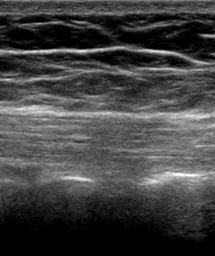
#> input picture code/ultrasound_image/k-means/5.jpg, 215 x 256 px, shrunk from 536 x 637 before the run
$ python k-means01.py
#> lines starting #> are read from the running program, lines starting #| are printed output that depends on the picture; after the words box and inside, x2 and y2 are one past the last pixel; in counts of white or black regions, pixels touching at a corner belong together
# coding: utf-8
import cv2
import numpy as np
import matplotlib.pyplot as plt

# 读取原始图像
img = cv2.imread('5.jpg')
#> img is the input picture: shape (256, 215, 3); min 0, max 255, mean 66.2
print(img.shape)
#| (256, 215, 3)

# 图像二维像素转换为一维
data = img.reshape((-1, 3))
data = np.float32(data)

# 定义中心 (type,max_iter,epsilon)
criteria = (cv2.TERM_CRITERIA_EPS +
            cv2.TERM_CRITERIA_MAX_ITER, 10, 1.0)

# 设置标签
flags = cv2.KMEANS_RANDOM_CENTERS

# K-Means聚类 聚集成2类
compactness, labels2, centers2 = cv2.kmeans(data, 2, None, criteria, 10, flags)
#> compactness = 116798922.2; centers2 = [[23.18, 23.18, 23.18], [105.9, 105.9, 105.9]]

# K-Means聚类 聚集成4类
compactness, labels4, centers4 = cv2.kmeans(data, 4, None, criteria, 10, flags)
#> compactness = 32773892.2; centers4 = [[161.5, 161.5, 161.5], [106.5, 106.5, 106.5], [64.51, 64.51, 64.51], [10.92, 10.92, 10.92]]

# K-Means聚类 聚集成8类
compactness, labels8, centers8 = cv2.kmeans(data, 8, None, criteria, 10, flags)
#> compactness = 8151067.1; centers8 = [[75.64, 75.64, 75.64], [148, 148, 148], [189.4, 189.4, 189.4], [51.52, 51.52, 51.52], [97, 97, 97], [26.46, 26.46, 26.46], [2.82, 2.82, 2.82], [119.2, 119.2, 119.2]]

# K-Means聚类 聚集成16类
compactness, labels16, centers16 = cv2.kmeans(data, 16, None, criteria, 10, flags)
#> compactness = 3735630.7; centers16 = 16 rows, first 8: [194.5, 194.5, 194.5], [226.7, 226.7, 226.7], [143.6, 143.6, 143.6], [122.9, 122.9, 122.9], [38.67, 38.67, 38.67], [104.6, 104.6, 104.6], [21.35, 21.35, 21.35], [0.786, 0.786, 0.786]

# K-Means聚类 聚集成64类
compactness, labels64, centers64 = cv2.kmeans(data, 64, None, criteria, 10, flags)
#> compactness = 2718803.4; centers64 = 64 rows, first 8: [33.55, 33.55, 33.55], [62.5, 62.5, 62.5], [10.87, 10.87, 10.87], [4.77, 4.77, 4.77], [75.77, 75.77, 75.77], [113.6, 113.6, 113.6], [1.41, 1.41, 1.41], [0, 0, 0]

# 图像转换回uint8二维类型
centers2 = np.uint8(centers2)
#> centers2 = [[23, 23, 23], [105, 105, 105]]
res = centers2[labels2.flatten()]
dst2 = res.reshape((img.shape))
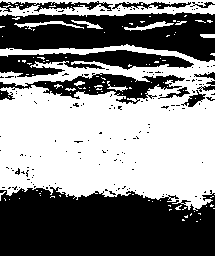
#> dst2: shape (256, 215, 3); values 23 (black) and 105 (white), 52% white; 163 black regions (151 under 20 px), largest, box (x1, y1, x2, y2) and area: (0, 187, 215, 256) 12872, (0, 12, 215, 62) 6991, (0, 50, 194, 77) 2585

centers4 = np.uint8(centers4)
#> centers4 = [[161, 161, 161], [106, 106, 106], [64, 64, 64], [10, 10, 10]]
res = centers4[labels4.flatten()]
dst4 = res.reshape((img.shape))
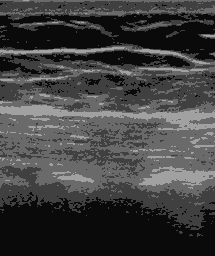
#> dst4: shape (256, 215, 3); min 10, max 161, mean 65.5

centers8 = np.uint8(centers8)
#> centers8 = [[75, 75, 75], [148, 148, 148], [189, 189, 189], [51, 51, 51], [97, 97, 97], [26, 26, 26], [2, 2, 2], [119, 119, 119]]
res = centers8[labels8.flatten()]
dst8 = res.reshape((img.shape))

centers16 = np.uint8(centers16)
#> centers16 = 16 rows, first 8: [194, 194, 194], [226, 226, 226], [143, 143, 143], [122, 122, 122], [38, 38, 38], [104, 104, 104], [21, 21, 21], [0, 0, 0]
res = centers16[labels16.flatten()]
dst16 = res.reshape((img.shape))

centers64 = np.uint8(centers64)
#> centers64 = 64 rows, first 8: [33, 33, 33], [62, 62, 62], [10, 10, 10], [4, 4, 4], [75, 75, 75], [113, 113, 113], [1, 1, 1], [0, 0, 0]
res = centers64[labels64.flatten()]
dst64 = res.reshape((img.shape))

# 图像转换为RGB显示
img = cv2.cvtColor(img, cv2.COLOR_BGR2RGB)
dst2 = cv2.cvtColor(dst2, cv2.COLOR_BGR2RGB)
dst4 = cv2.cvtColor(dst4, cv2.COLOR_BGR2RGB)
dst8 = cv2.cvtColor(dst8, cv2.COLOR_BGR2RGB)
dst16 = cv2.cvtColor(dst16, cv2.COLOR_BGR2RGB)
dst64 = cv2.cvtColor(dst64, cv2.COLOR_BGR2RGB)

# 用来正常显示中文标签
plt.rcParams['font.sans-serif'] = ['SimHei']

# 显示图像
titles = [u'原始图像', u'聚类图像 K=2', u'聚类图像 K=4',
          u'聚类图像 K=8', u'聚类图像 K=16', u'聚类图像 K=64']
images = [img, dst2, dst4, dst8, dst16, dst64]
for i in range(6):
    plt.subplot(2, 3, i + 1), plt.imshow(images[i], 'gray'),
    plt.title(titles[i])
    plt.xticks([]), plt.yticks([])
plt.show()

$ run again, with code/ultrasound_image/k-means/scenery.jpg copied over code/ultrasound_image/k-means/5.jpg
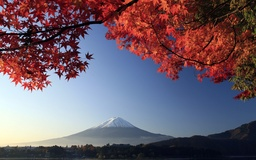
#> input picture code/ultrasound_image/k-means/scenery.jpg, 256 x 160 px, shrunk from 1920 x 1200 before the run
#> img is the input picture: shape (160, 256, 3); mean B, G, R 105, 93, 111.2
#| (160, 256, 3)
#> `compactness, labels2, centers2 = cv2.kmeans(data, 2, None, criteria, 1..`: compactness = 224962110.3; centers2 = [[54.02, 46.38, 82.22], [197.6, 177.5, 163.6]]
#> `compactness, labels4, centers4 = cv2.kmeans(data, 4, None, criteria, 1..`: compactness = 82470605.5; centers4 = [[50.51, 55.48, 145.6], [150.4, 115, 96.89], [28.16, 24.25, 48.31], [223.5, 215.4, 203.1]]
#> `compactness, labels8, centers8 = cv2.kmeans(data, 8, None, criteria, 1..`: compactness = 34472245.7; centers8 = [[233, 235.2, 224.2], [169.2, 133.6, 113.4], [69.19, 78.21, 185.5], [29.07, 29.11, 77.41], [25.44, 18.88, 23.77], [122.2, 88.07, 73.93], [206.4, 181.4, 166.2], [41.07, 44.9, 131.5]]
#> `compactness, labels16, centers16 = cv2.kmeans(data, 16, None, criteria..`: compactness = 20050848; centers16 = 16 rows, first 8: [216.2, 185.7, 164.1], [126.1, 89.33, 68.84], [78.35, 92.58, 205.7], [112.1, 73.45, 55.53], [182.3, 141.7, 115.6], [233, 235.3, 224.3], [137.8, 123.7, 125.4], [21.51, 14.66, 20.53]
#> `compactness, labels64, centers64 = cv2.kmeans(data, 64, None, criteria..`: compactness = 7111524.7; centers64 = 64 rows, first 8: [69.83, 71.53, 156], [131.5, 89.54, 66.09], [48.36, 56.33, 159], [24.24, 32.57, 146.6], [218, 186.4, 165.6], [116.5, 72.22, 52.36], [123.5, 78.63, 54.26], [41.31, 36.78, 135.2]
#> `centers2 = np.uint8(centers2)`: centers2 = [[54, 46, 82], [197, 177, 163]]
#> `centers4 = np.uint8(centers4)`: centers4 = [[50, 55, 145], [150, 115, 96], [28, 24, 48], [223, 215, 203]]
#> `dst4 = res.reshape((img.shape))`:
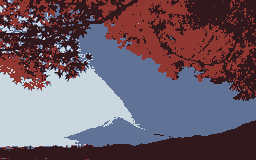
#> dst4: shape (160, 256, 3); mean B, G, R 104.7, 92.7, 110.7
#> `centers8 = np.uint8(centers8)`: centers8 = [[232, 235, 224], [169, 133, 113], [69, 78, 185], [29, 29, 77], [25, 18, 23], [122, 88, 73], [206, 181, 166], [41, 44, 131]]
#> `centers16 = np.uint8(centers16)`: centers16 = 16 rows, first 8: [216, 185, 164], [126, 89, 68], [78, 92, 205], [112, 73, 55], [182, 141, 115], [232, 235, 224], [137, 123, 125], [21, 14, 20]
#> `centers64 = np.uint8(centers64)`: centers64 = 64 rows, first 8: [69, 71, 155], [131, 89, 66], [48, 56, 158], [24, 32, 146], [217, 186, 165], [116, 72, 52], [123, 78, 54], [41, 36, 135]
#> `dst64 = res.reshape((img.shape))`:
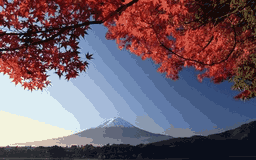
#> dst64: shape (160, 256, 3); mean B, G, R 104.5, 92.5, 110.6
